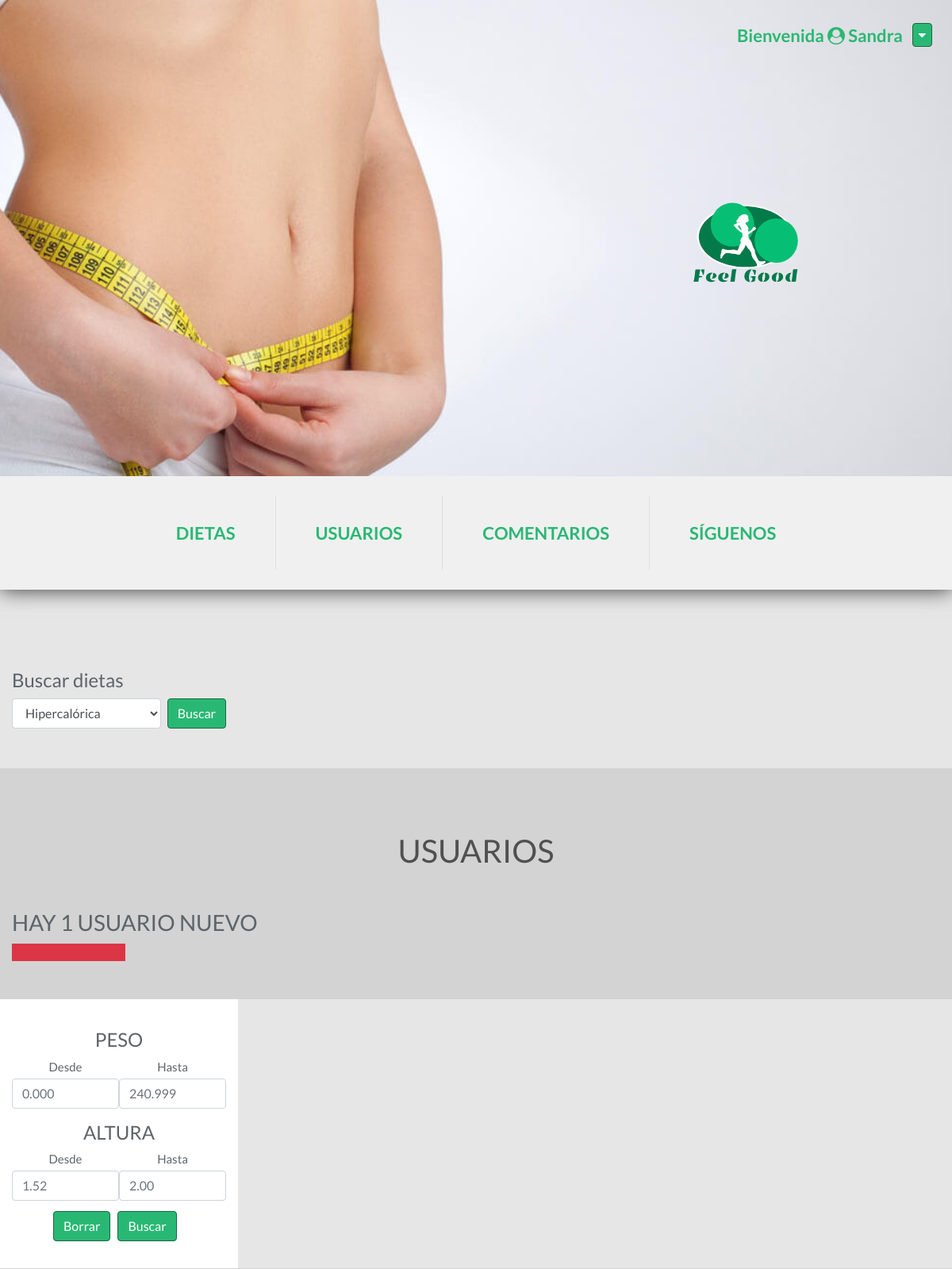
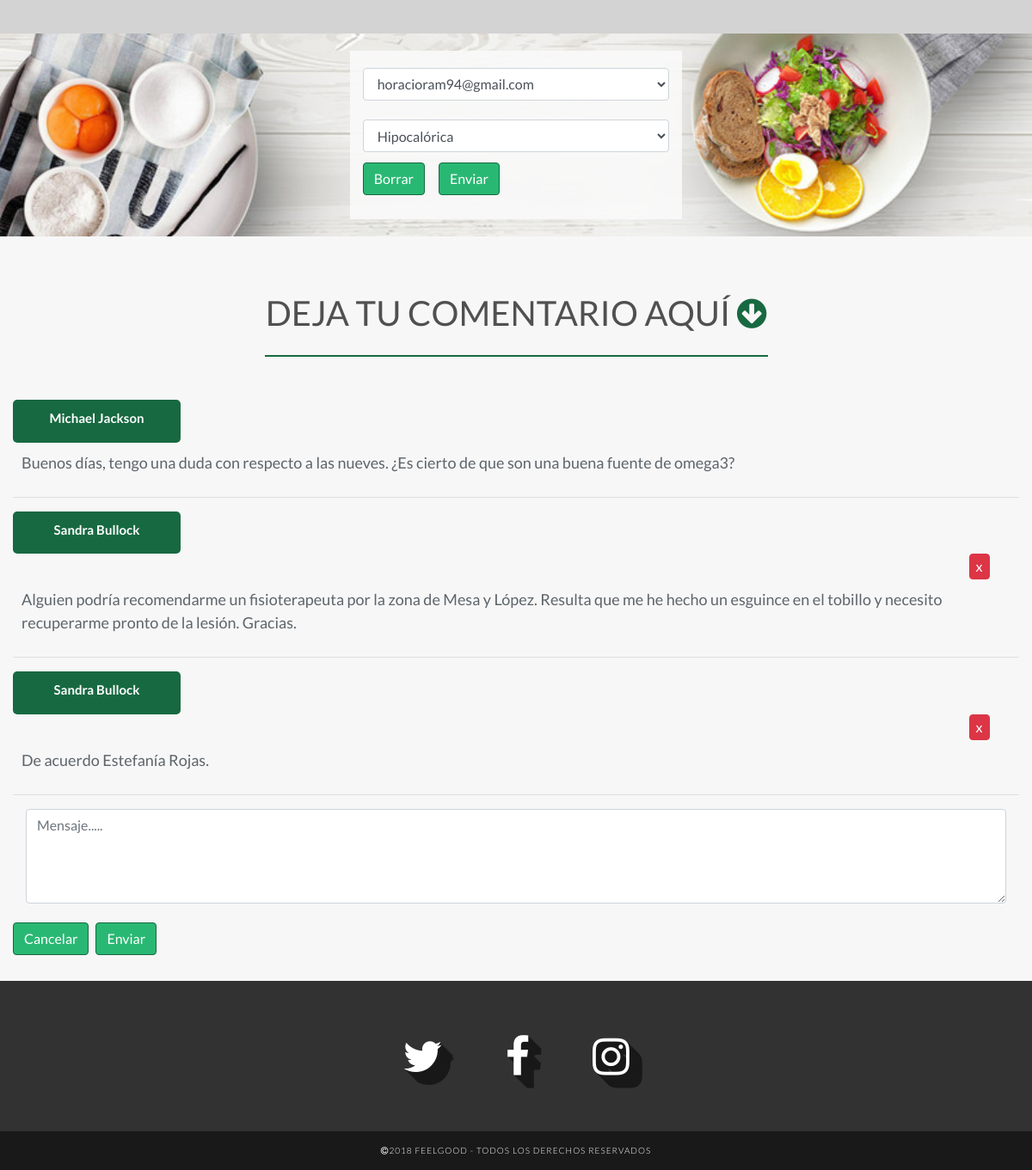
Page /subpaginas/nutricionista.php (signed in) on the committed database (2 pictures, top to bottom).
### tables this page shows
CREATE TABLE `hilo_foro` (
  `id_hilo` int(2) NOT NULL,
  `autor_hilo` varchar(20) NOT NULL,
  `asunto` text NOT NULL
);

### subpaginas/nutricionista.php (the view, shortened to what this page needs)
<!DOCTYPE html>
<html lang="es">
<head>
	<link rel="stylesheet" type="text/css" href="../bootstrap/bootstrap.css">
	<link rel="stylesheet" type="text/css" href="../css/styles.css">
	<link rel="stylesheet" type="text/css" href="../css/adminStyles.css">
	<link href="https://maxcdn.bootstrapcdn.com/font-awesome/4.7.0/css/font-awesome.min.css" rel="stylesheet">
</head>
<body>
	<header class="container-expand">
		<div class="wrapper wrapper-img">
			<img src="../img/feelgood.png">
		</div>
		<div class="form-inline login" method="post">
			<?php
				if (isset($_SESSION['u_email'])) {
					$nombre = utf8_decode($_SESSION['u_name']);
					if (substr($nombre, -1) == 'a') {
						echo "<h5 style='margin-right:12px;color:#29B873'>Bienvenida <i class='fa fa-user-circle' aria-hidden='true'></i> ".$nombre."</h5>";
					}else{
						echo "<h5 style='margin-right:12px;color:#29B873'>Bienvenido <i class='fa fa-user-circle' aria-hidden='true'></i> ".$nombre."</h5>";
					}
				}else{
					header("Location:../index.html");
				}
			?>
			<button type="submit" name="submit" class="logout btn btn-green dropdown">
			    <a class="dropbtn">
					<i class="fa fa-caret-down" aria-hidden="true"></i>
			    </a>
			</button>
		</div>
	</header>
	<nav class="navbar navbar-expand-sm bg-light">
		<div class="collapse navbar-collapse" id="collapsibleNavbar">
			<ul class="navbar-nav">
				<li class="nav-item">
					<a class="nav-link" onclick="firstContent()">Dietas</a>
				</li>
				<li class="nav-item">
					<a class="nav-link" onclick="secondContent()">Usuarios</a>
				</li>
				<li class="nav-item">
					<a class="nav-link" onclick="thirdContent()">Comentarios</a>
				</li>
				<li class="nav-item">
					<a class="nav-link" onclick="fourthContent()">Síguenos</a>
				</li>
			</ul>
		</div>
	</nav>
	<section id="first" class="row content1">
		<div class="searchBox col-8 col-lg-3">
			<h4 class="searchBox-title">Buscar dietas</h4>
			<form method="post" action="nutricionista.php" class="searchBox-form">
				<select class="form-control" name="tipo_dieta" placeholder="Buscar tipos de dietas">
					<option value="hipercalorica" selected>Hipercalórica</option>
				</select>
				<button class="btn btn-green searchBox-button" type="submit" style="" name="submit">Buscar</button>
			</form>
		</div>
		<div class="trainingContainer col-lg-9">
		</div>
	</section>
	<section class="container-fluid">
		<div id="demo" class="col-lg-12 content">
			<h1>Usuarios</h1>
		</div>
		<div class="row">
			<?php
				include '../php/conection.php';
				$cantidad = " SELECT COUNT(email) AS cantidad
							  FROM cliente
							  WHERE id_dieta IS NULL";
				$count = mysqli_query($conexion,$cantidad);
				$cantidad = mysqli_fetch_assoc($count);
				if ($cantidad['cantidad'] > 0) {
					if ($cantidad['cantidad'] == 1) {
						echo "<h3 class='col-lg-6'>HAY " . $cantidad['cantidad'] . " USUARIO NUEVO";
					}else{
						echo "<h3 class='col-lg-6'>HAY " . $cantidad['cantidad'] . " USUARIOS NUEVOS";
					}
					echo "<div class='red-rectangle new-user col-3 col-lg-3'></div>";
				}
			?>
		</div>
		<div id="demo" class="row content2">
			<div class="optionPanel col-lg-3">
				<form method="post" action="nutricionista.php" class="form-inline">
					<label class="optionPanel-label col-lg-12">
						<h4 class="complexion">PESO</h4>
					</label>
					<label class="col-6 col-lg-6">Desde</label>
					<label class="col-6 col-lg-6">Hasta</label>
					<input class="form-control col-6 col-lg-6" type="text" name="pesoMinimo" placeholder="0.000" maxlength="6">
					<input class="form-control col-6 col-lg-6" type="text" name="pesoMaximo" placeholder="240.999" maxlength="6">
					<br><br>
					<label class="optionPanel-label col-lg-12">
						<h4 class="complexion">ALTURA</h4>
					</label><br>
					<label class="col-6 col-lg-6">Desde</label>
					<label class="col-6 col-lg-6">Hasta</label>
					<input class="form-control col-6 col-lg-6" type="text" name="alturaMinima" placeholder="1.52" maxlength="4">
					<input class="form-control col-6 col-lg-6" type="text" name="alturaMaxima" placeholder="2.00" maxlength="4">
					<br><br>
					<input class="btn btn-green optionPanel-button " type="reset" name="" value="Borrar">
					<input class="btn btn-green optionPanel-btn" type="submit" name="buscarClientes" value="Buscar">
				</form>
			</div>
			<div class="table-responsive users col-lg-9">
			</div>
	</section>
	<?php
		include "../php/conection.php";
		$email = " SELECT email
				   FROM cliente
				   WHERE id_dieta IS NULL";
		$correo = mysqli_query($conexion,$email);
		$numeroFilas = mysqli_num_rows($correo);
		if ($numeroFilas > 0) {
			echo "<section class='set-form'>";
			echo "<form class='set col-md-4' action='../php/asignarDietas.php' method='post'>";
			echo "<select name='usuario' class='form-control col-md-12'>";
			while ( $cantidad = mysqli_fetch_array($correo)) {
				echo  "<option value='$cantidad[0]''>$cantidad[0]</option>" ;
			}
			echo "</select><br/>";
			echo "<select name='dieta' class='form-control col-md-12'>";
			echo "<option value='1'>Hipocalórica</option>";
			echo "</select>";
			echo "<input class='set-first-btn set-button btn btn-green' type='reset' value='Borrar'>";
			echo "<input class='set-button btn btn-green' type='submit' value='Enviar'>";
			echo "</form>";
			echo "</section>";
			}
	?>
	<section id="third" class="containder-fluid">
		<div class="comments">
			<h1>DEJA TU COMENTARIO AQUÍ <i class="fa fa-arrow-circle-down" aria-hidden="true"></i></h1>
			<hr class="first-hr" />
			<?php
				include '../php/conection.php';
				$coments = " SELECT autor_hilo,asunto,id_hilo
							 FROM hilo_foro";
				$result = mysqli_query($conexion,$coments);
				while ($show = mysqli_fetch_array($result)) {
					$autor = utf8_decode($show[0]);
					$mensaje = utf8_encode($show[1]);
					echo "<div class='col-sm-2 author'>";
					echo "<p><b>$autor</b></p>";
					echo "</div>";
					$email = $_SESSION['u_email'];
					$mensajeAutor = " SELECT h.asunto, h.id_hilo
									  FROM hilo_foro h , comenta c
									  WHERE h.id_hilo = c.id_hilo
									  AND c.email= '$email';";
					$mensajequery = mysqli_query($conexion,$mensajeAutor);
					while($rowMensajes = mysqli_fetch_array($mensajequery)){
						if ($mensaje == $rowMensajes[0]) {
							echo "<form action='../php/borrarMensaje.php' method='post'>";
							echo "<input class='delete btn btn-danger' type='submit' value='x' title='Eliminar mensaje'>";
							echo "</form>";
						}
					}
					echo "<p class='col-sm-12 message'>$mensaje</p>";
					echo "<hr>";
				}
			?>
			<form action="../php/inserComments.php" method="post">
				<div class="col-sm-12">
					<textarea class="form-control" name="message" placeholder="Mensaje....." rows="4" required></textarea><br>
				</div>
				<input class="btn btn-green reset"  type="reset" name="" value="Cancelar">
				<input class="btn btn-green"  type="submit" name="" value="Enviar">
			</form>
		</div>
	</section>
	<footer id="fourth" class="text-center">
        <div class="social">
            <a href="https://twitter.com/?lang=es" title="Síguenos en Twitter!" target="_blank">
                <i class="fa fa-twitter" aria-hidden="true"></i>
            </a>
        </div>
        <div class="social">
            <a href="https://es-es.facebook.com/" title="Síguenos en Facebook!" target="_blank">
                <i class="fa fa-facebook" aria-hidden="true"></i>
            </a>
        </div>
        <div class="social">
            <a href="https://www.instagram.com/?hl=es" title="Síguenos en Instagram!" target="_blank">
                <i class="fa fa-instagram" aria-hidden="true"></i>
            </a>
        </div>
        <div class="copyrigth">
            <p><i class="fa fa-copyright" aria-hidden="true"></i>2018 FeelGood - Todos los derechos reservados</p>
        </div>
    </footer>
</body>
</html>

### css/styles.css (style rules this page uses)
* { --texto: #5D646A; --verde: #29B873; box-sizing: border-box; }
body { color: var(--texto); background: lightgrey; font-size: 15px; font-family: 'Lato', sans-serif; }
h1 { color: rgb(80,80,80); font-family: 'Roboto', sans-serif; }
.btn-green { color: #fff; background-color: #29B873; border-color: #176941; }
.logout { padding-top: 2px; padding-bottom: 2px; padding-right: 7px; padding-left: 7px; margin-top: 12px; }
.content { margin-top: 80px; margin-bottom: 50px; }
header { background: #29B873 url(../img/header.jpg) center center no-repeat; background-size: cover; position: relative; z-index: 25; height: 75vh; }
header .wrapper { color: #176941; font-size: 50px; position: absolute; top: 35%; right: 75px; font-weight: bold; font-style: italic }
header .wrapper-img { margin-right: 80px; }
nav.navbar { box-shadow: 0 0 25px rgb(50,50,50); padding: 0; }
nav.navbar .collapse { background: rgb(240,240,240); }
nav.navbar .collapse .navbar-nav { margin: 0 auto; position: relative; z-index: 10; }
nav.navbar .collapse .navbar-nav .nav-item { background: rgb(240,240,240); margin: 0 !important; padding: 25px 0; position: relative; cursor: pointer; }
nav.navbar .collapse .navbar-nav .nav-item .nav-link { color: var(--verde); font-size: 22px; font-weight: 600; text-transform: uppercase; background-color: rgb(240,240,240); border: 0; border-right: .5px solid rgb(225,225,225); padding: 30px 50px !important; }
nav.navbar .collapse .navbar-nav .nav-item:last-child .nav-link { border-right: none; }
.login { position: absolute; top: 10px; right: 25px; }
.comments { background-color: rgb(247,247,247); padding: 15px; padding-bottom: 30px; }
.comments h1 { margin-top: 50px; }
.first-hr { border-color:#176941; border-width: 2px; width: 50%; margin-bottom:50px; }
.author { background-color: #176941; border-radius: 5px; color: rgb(255,255,255); padding: 10px 0px 1px 0px; text-align: center }
.message { padding: 10px; font-size: 18px; }
.reset { margin-right: 5px; }
.delete { margin-left: 95%; padding-left: 7px; padding-right: 7px; padding-top: 2px; padding-bottom: 2px; }
footer { color: white; background-color: rgb(50,50,50); padding: 50px 0 0; }
footer .social { display: inline-block; font-size: 50px; text-shadow: 1px 1px 0 rgb(25,25,25), 2px 2px 0 rgb(25,25,25), 3px 3px 0 rgb(25,25,25), 4px 4px 0 rgb(25,25,25), 5px 5px 0 rgb(25,25,25), 6px 6px 0 rgb(25,25,25), 7px 7px 0 rgb(25,25,25), 8px 8px 0 rgb(25,25,25), 9px 9px 0 rgb(25,25,25), 10px 10px 0 rgb(25,25,25), 11px 11px 0 rgb(25,25,25), 12px 12px 0 rgb(25,25,25), 13px 13px 0 rgb(25,25,25), 14px 14px 0 rgb(25,25,25), 15px 15px 0 rgb(25,25,25); margin: 0 35px; transition: .5s; }
footer .social a { color: white; text-decoration: none; }
footer .copyrigth { display: block; background-color: rgb(25,25,25); margin-top: 50px; padding: 15px 0; }
footer .copyrigth p { color: white; font-size: 10px; font-weight: 300; text-transform: uppercase; white-space: nowrap; letter-spacing: 1px; margin-bottom: 0; }

### css/adminStyles.css (style rules this page uses)
.content1 { background-color: rgb(230,230,230); margin: 0px 0px 40px 0px; padding-bottom: 50px; }
.content2 { background-color: rgb(230,230,230); margin-top: 40px; margin-bottom: 40px; }
.searchBox { margin-top:80px; }
.searchBox-title { margin-top:20px; }
.searchBox-form { display: flex; flex-direction: row; }
.searchBox-button { margin-left:8px; }
.fa-arrow-circle-down { color: #176941; }
.trainingContainer { margin-top: 80px; }
h5 { font-size: 22px; font-weight: bold; text-align: center; margin-top: 22px; }
h1 { text-align: center; text-transform: uppercase; font-family: 'Lato', sans-serif; margin-bottom: 25px; }
.optionPanel { background-color: rgb(255,255,255); padding-top: 25px; padding-bottom: 25px; }
.optionPanel-label { margin-bottom: 5px; margin-top: 12px; }
.optionPanel-button { margin: 9px; margin-left: 52px; }
.users { padding-left: 0px; }
.red-rectangle { margin-top: 10px; height: 22px; }
.new-user { background-color: #dc3545 !important; }
.set-form { background: #29B873 url(../img/dieta.jpg) center center no-repeat; background-size: cover; padding: 20px; }
.set-form form { margin: 0 auto; background-color: rgba(250,250,250,0.9); padding: 20px 15px 20px 15px; }
.set-button { margin: 8px; margin-top: 12px }
.set-first-btn { margin-left: 0px; }

### rows in the picture
hilo_foro: autor_hilo "Michael Jackson", asunto "Buenos días, tengo una duda con respecto a las nueves. ¿Es cierto de que son una buena fuente de omega3?"
hilo_foro: autor_hilo "Sandra Bullock", asunto "Alguien podría recomendarme un fisioterapeuta por la zona de Mesa y López. Resulta que me he hecho un esguince en el tobillo y necesito recuperarme pronto de la lesión. Gracias."
hilo_foro: autor_hilo "Sandra Bullock", asunto "De acuerdo Estefanía Rojas."

### other values in the picture
$nombre "Sandra"
$cantidad['cantidad'] "1"
form field usuario "horacioram94@gmail.com"
